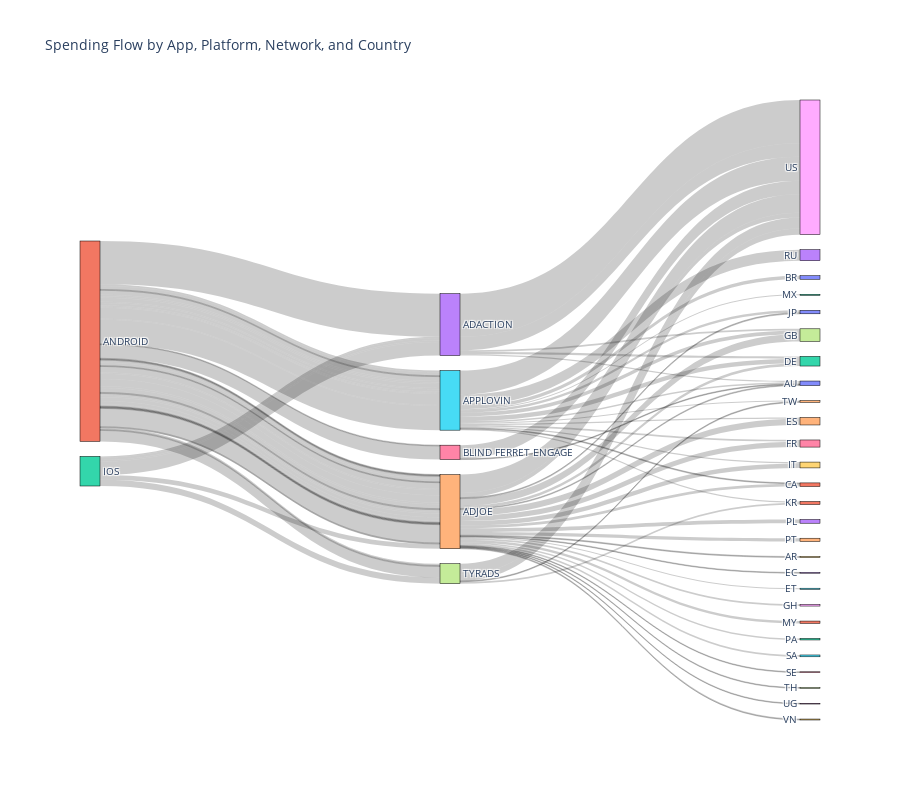

The notebook cell saved with this chart:
### Code cell
# Retry creating and displaying the Sankey diagram now that the dependencies are resolved
fig = go.Figure(data=[go.Sankey(
    node=dict(
        pad=15,
        thickness=20,
        line=dict(color="black", width=0.5),
        label=nodes
    ),
    link=dict(
        source=source,
        target=target,
        value=value
    )
)])

fig.update_layout(
    title_text="Spending Flow by App, Platform, Network, and Country",
    font_size=10,
    height=800  # Adjusted height for better vertical space
)

fig.show()

### Figure 1 — Plotly figure (JSON) as saved in the notebook; plotly's stock layout.template omitted (floating-point values rounded to 4 significant figures)
{"data": [{"link": {"source": [1, 1, 1, 1, 1, 1, 1, 1, 1, 1, 1, 1, 1, 1, 1, 1, 1, 1, 1, 1, 1, 1, 1, 1, 1, 1, 1, 1, 1, 1, 1, 1, 1, 1, 1, 1, 1, 1, 1, 1, 1, 1, 2, 2, 2, 2, 2, 2, 3, 4, 4, 4, 4, 4, 4, 4, 4, 4, 4, 4, 4, 4, 4, 4, 4, 4, 4, 4, 4, 4, 4, 5, 5, 5, 5, 5, 5, 5, 5, 5, 5, 5, 5, 5, 5, 6, 6, 7, 7, 7, 3, 3, 3, 3, 4, 7], "target": [3, 4, 4, 4, 4, 4, 4, 4, 4, 4, 4, 4, 4, 4, 4, 4, 4, 4, 4, 4, 4, 4, 4, 5, 5, 5, 5, 5, 5, 5, 5, 5, 5, 5, 5, 5, 5, 6, 6, 7, 7, 7, 3, 3, 3, 3, 4, 7, 8, 9, 10, 11, 12, 13, 14, 15, 16, 17, 18, 19, 20, 21, 22, 23, 24, 25, 26, 27, 28, 8, 29, 10, 30, 11, 12, 14, 16, 17, 19, 20, 31, 32, 33, 34, 8, 10, 8, 31, 34, 8, 10, 12, 17, 8, 8, 8], "value": [59921, 1302.0, 1242.0, 3711.0, 3938.0, 1070.0, 8571.0, 1531.0, 7501.0, 9761.0, 2423.0, 6248.0, 1374, 3246, 2175.0, 5161.0, 4540.0, 2522.0, 1045, 1055.0, 1013.0, 25400.0, 1332.0, 2298.0, 4921.0, 1239.0, 6156.0, 1880.0, 2352.0, 5340.0, 1828.0, 3442.0, 1613.0, 1455.0, 15360.0, 1402.0, 33380.0, 1096.0, 18875, 2571.0, 1207.0, 15240.0, 1620, 3274.0, 2350, 18604, 6632.0, 8545.0, 59921, 1302.0, 1242.0, 3711.0, 3938.0, 1070.0, 8571.0, 1531.0, 7501.0, 9761.0, 2423.0, 6248.0, 1374, 3246, 2175.0, 5161.0, 4540.0, 2522.0, 1045, 1055.0, 1013.0, 25400.0, 1332.0, 2298.0, 4921.0, 1239.0, 6156.0, 1880.0, 2352.0, 5340.0, 1828.0, 3442.0, 1613.0, 1455.0, 15360.0, 1402.0, 33380.0, 1096.0, 18875, 2571.0, 1207.0, 15240.0, 1620, 3274.0, 2350, 18604, 6632.0, 8545.0]}, "node": {"label": ["Sample product", "ANDROID", "IOS", "ADACTION", "ADJOE", "APPLOVIN", "BLIND FERRET ENGAGE", "TYRADS", "US", "AR", "AU", "CA", "DE", "EC", "ES", "ET", "FR", "GB", "GH", "IT", "JP", "MY", "PA", "PL", "PT", "SA", "SE", "TH", "UG", "VN", "BR", "KR", "MX", "RU", "TW"], "line": {"color": "black", "width": 0.5}, "pad": 15, "thickness": 20}, "type": "sankey"}], "layout": {"font": {"size": 10}, "height": 800, "title": {"text": "Spending Flow by App, Platform, Network, and Country"}}}
